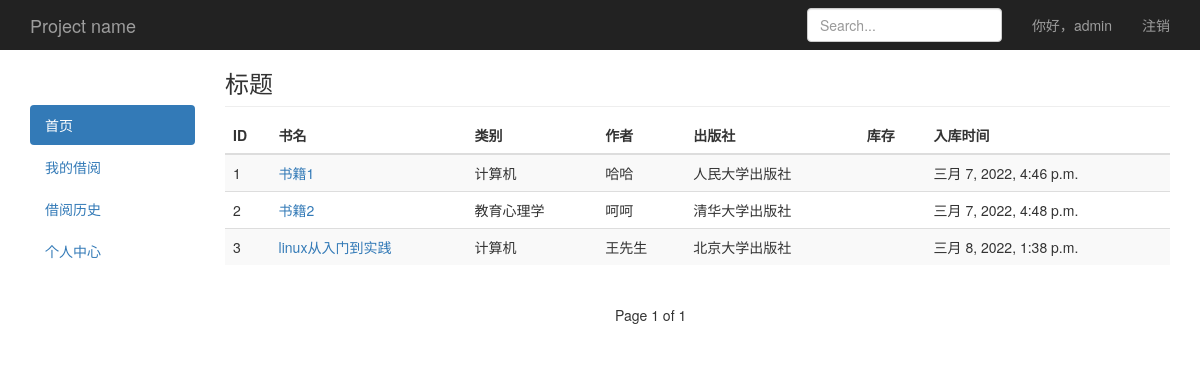
/book/list/ (signed in), run on an earlier commit of the app's database.
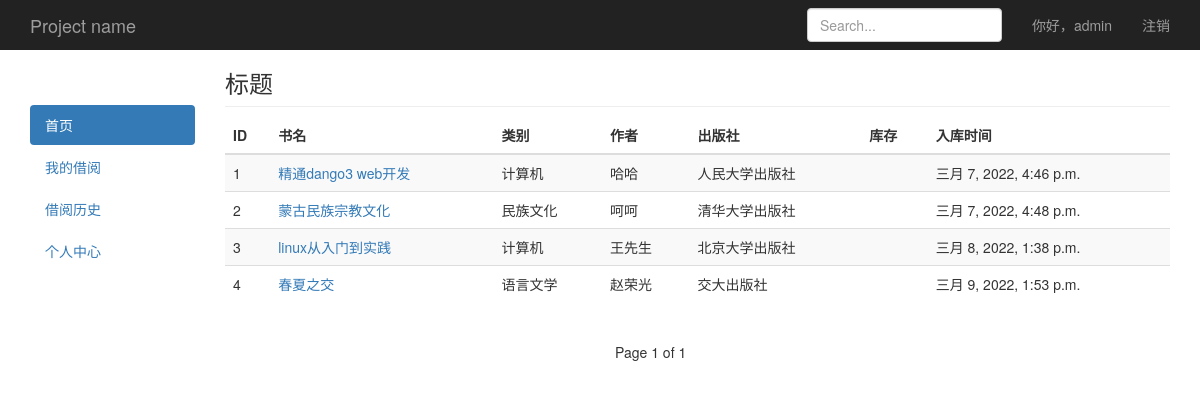
And on a later commit of the database.
### book/models.py (models this page shows, shortened)
class User(AbstractUser):
    choice_gender = (
        ('male','男'),
        ('female','女'),
    )
    gender = models.CharField(max_length=6,choices=choice_gender,default='male',verbose_name='性别')
    mobile = models.IntegerField(null=True,blank=False,verbose_name='手机号')
    class Meta:
        verbose_name_plural = '用户'
    def __str__(self):
        return self.username

class Book(models.Model):
    choice_status = (
        (0,'正常'),
        (1,'预定中'),
        (2,'已借阅'),
        (3,'归还中'),
    )
    name = models.CharField(max_length=30,blank=False,verbose_name='书名')
    category = models.ForeignKey(Category,on_delete=models.CASCADE,default='',blank=False,related_name='books_category',verbose_name='类别')
    author = models.CharField(max_length=30,null=True,blank=False,verbose_name='作者')
    publisher = models.CharField(max_length=30,null=True,blank=False,verbose_name='出版社')
    create_time = models.DateTimeField(auto_now_add=True,verbose_name='入库时间')
    status = models.SmallIntegerField(choices=choice_status,default=0,verbose_name='书籍状态')
    borrower = models.ForeignKey(settings.AUTH_USER_MODEL,on_delete=models.CASCADE,null=True,blank=True,related_name='books_borrower',verbose_name='借阅人')
    borrow_time = models.DateTimeField(null=True,blank=True,verbose_name='借阅时间')
    class Meta:
        verbose_name_plural = '图书列表'

class Category(models.Model):
    name = models.CharField(max_length=20,blank=True,verbose_name='图书类别')
    class Meta:
        verbose_name_plural = '图书类别'
    def __str__(self):
        return self.name

### book/views.py (the view)
# urls.py: path('book/list/',views.book_list,name='book_list'),
@login_required
def book_list(request):
	list = Book.objects.all()
	paginator = Paginator(list,4)
	page = request.GET.get('page')
	try:
		list = paginator.page(page)
	except PageNotAnInteger:
		list = paginator.page(1)
	except EmptyPage:
		list = paginator.page(paginator.num_pages)
	return render(request,'book/list.html',locals())

### book/templates/book/list.html (shortened to what this page needs)
{% extends "book/base.html" %}
{% block content %}
        <h3 class="sub-header">标题</h3>
        <div class="table-responsive">
          <table class="table table-striped">
            <thead>
              <tr>
                <th>ID</th>
                <th>书名</th>
                <th>类别</th>
                <th>作者</th>
                <th>出版社</th>
                <th>库存</th>
                <th>入库时间</th>
              </tr>
            </thead>
            <tbody>
              {% for b in list %}
              <tr>
                <td>{{b.id}}</td>
                <td><a href="/book/{{b.id}}/detail/">{{b.name}}</a></td>
                <td>{{b.category}}</td>
                <td>{{b.author}}</td>
                <td>{{b.publisher}}</td>
                <td>{{b.count}}</td>
                <td>{{b.create_time}}</td>
              </tr>
              {% endfor %}
            </tbody>
          </table>
        </div>
      </div>
    </div>
{% endblock %}
{% block page %}
        <div class="pagination">
          <span class="step-links">
            <span class="current">
              Page {{ list.number }} of {{ list.paginator.num_pages }}
            </span>
          </span>
        </div>
{% endblock %}

### book/templates/book/base.html (shortened to what this page needs)
{% load static %}
<!doctype html>
<html lang="en">
<head>
  <link href="{% static "bootstrap-3.4.1-dist/css/bootstrap.min.css" %}" rel="stylesheet">
  <link href="{% static "css/style.css" %}" rel="stylesheet">
</head>
<body>
  <nav class="navbar navbar-inverse navbar-fixed-top">
    <div class="container">
      <div class="navbar-header">
        <a class="navbar-brand" href="#">Project name</a>
      </div>
      <div id="navbar" class="navbar-collapse collapse">
        <ul class="nav navbar-nav navbar-right">
          <li><a>你好，{{request.user}}</a></li>
          <li><a href="/logout/">注销</a></li>
        </ul>
        <form class="navbar-form navbar-right">
          <input type="text" class="form-control" placeholder="Search...">
        </form>
      </div>
    </div>
  </nav>
  <div class="container">
    <div class="row">
      <div class="col-md-2">
        <div style="padding-top:55px"></div>
        <ul class="nav nav-pills nav-stacked">
          <li class="active"><a href="/">首页<span class="sr-only">(current)</span></a></li>
          <li><a href="/book/myborrow/">我的借阅</a></li>
          <li><a href="/book/borrowrecord/">借阅历史</a></li>
          <li><a href="/book/usercenter/">个人中心</a></li>
        </ul>
      </div>
      <div class="col-md-10">
        {% block content %}{% endblock %}
      </div>
    <div class="row">
      <div class="col-md-6"></div>
      <div class="col-md-6">
        {% block page %}{% endblock %}
      </div>
    </div>
</body>
</html>

### book/static/css/style.css (style rules this page uses)
body { padding-top: 50px; }
.sub-header { padding-bottom: 10px; border-bottom: 1px solid #eee; }
.navbar-fixed-top { border: 0; }

What changed in the data, as far as the page shows it:
changed Book "哈哈": name "书籍1" → "精通dango3 web开发"
changed Book "呵呵": name "书籍2" → "蒙古民族宗教文化"; category "教育心理学" → "民族文化"
added Book: id "4", name "春夏之交", category "语言文学", author "赵荣光", publisher "交大出版社", create_time "三月 9, 2022, 1:53 p.m."
